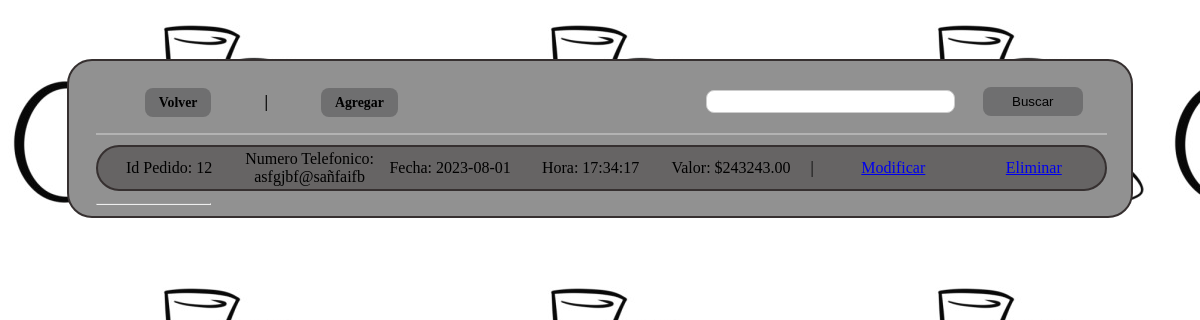
The page /proyect/chefcitov6/vistas/pedidos/pedido.php on the database its author committed.
### tables this page shows
CREATE TABLE `pedidos` (
  `idPedidos` int(5) NOT NULL,
  `emailUsuario` varchar(45) NOT NULL,
  `fechaPedido` date NOT NULL,
  `horaPedido` time NOT NULL,
  `valorPedido` float(10,2) NOT NULL
);

### proyect/chefcitov6/vistas/pedidos/pedido.php (the view, shortened to what this page needs)
<?php
 include_once('../../conex/conexion.php');
?>
 <!DOCTYPE html>
 <html lang="en">
 <head>
     <link rel="stylesheet" href="../../styles/style.css">
 </head>
    <body background="../../resources/chefcito.jpg" >
        <div class="ped">
            <table  width=98%>
                <tr>
                    <form method="post">
                        <th align="left" style="width:10%;padding-left:50px; padding-top: 2%;"><a href="../admin.php" class="vamo">Volver</a></th>
                        <th align="center" style="width:5%;padding-left:50px; padding-top: 2%;">|</th>
                        <th align="left" style="width:10%;padding-left:50px; padding-top: 2%;"><a href="agrped.php" class="vamo">Agregar</a></th>
                        <th></th>
                        <th align="right" style="width:25%; padding-top: 2%;"><input type="text" name="txtbuscar"></th>
                        <th style="width:15%;padding-top: 2%;"><input type="submit" value="Buscar" name="btnbuscar" style="width:100px"></th>
                    </form>
                </tr>
                <tr>
                    <td colspan=6>
                    <hr color=b3b3b3>
                    <?php
                    if(isset($_POST['btnbuscar']))
                        {
                            $buscar =  $_POST['txtbuscar'];
                            $queryMostrar=mysqli_query($conn, "SELECT idPedidos, emailUsuario, fechaPedido, horaPedido, valorPedido FROM pedidos WHERE idPedidos LIKE '".$buscar."'");
                        }
                    else
                        {
                            $queryMostrar = mysqli_query($conn, "SELECT idPedidos, emailUsuario, fechaPedido, horaPedido, valorPedido FROM pedidos ORDER BY idPedidos ASC");
                        }
                    while($mostrar = mysqli_fetch_array($queryMostrar))
                        {
                            $idpedido    = $mostrar['idPedidos'];
                            $numTelefono = $mostrar['emailUsuario'];
                            $datePedido  = $mostrar['fechaPedido'];
                            $hourPedido  = $mostrar['horaPedido'];
                            $valuePedido = $mostrar['valorPedido'];
                        echo "<table class='ped2' > <tr>";
                        echo "<td width=14%>Id Pedido: ".$idpedido;
                        echo "</td><td width=14%>Numero Telefonico: ".$numTelefono;
                        echo "</td><td width=14%>Fecha: ".$datePedido;
                        echo "</td><td width=14%>Hora: ".$hourPedido;
                        echo "</td><td width=14%>Valor: $".$valuePedido;
                        echo "</td><td width=2%>|</td><td width=14%><a href=\"modped.php?idPedido=$idpedido\" class='af'>Modificar</a>";
                        echo "</td><td width=14%><a href =\"elimped.php?idPedido=$idpedido\"onClick=\"return confirm('¿Estas seguro de eliminar a $idpedido?')\" class='af'>Eliminar</a></td>";
                        echo "</tr></table> ";
                        }
                    ?>
                    </td>
                </tr>
                <tr><td><hr style="color:transparent;"></td></tr>
            </table>
        </div>
    </body>
 </html>

### proyect/chefcitov6/styles/style.css (style rules this page uses)
input[type=text], select { width: 100%; padding: 3px 8px; margin: 6px 0; display: inline-block; border: 1px solid #ccc; border-radius: 8px; box-sizing: border-box; }
input[type=submit] { width: 45%; background-color: #6f6f70; color: rgb(0, 0, 0); padding: 7px 14px; margin: 4px 0; border: none; border-radius: 8px; cursor: pointer; }
th { border-radius: 10px; }
.ped { text-align: center; border-radius: 25px; border: 2px solid #363030; background-color: #919191; bottom: 50px; margin-top: 5%; padding-left: 2%; }
.ped { margin-top: 5%; margin-left: 5%; margin-right: 5%; }
.ped2 { width:100%; border-radius: 25px; border: 2px solid #363030; background-color: #666464; bottom: 50px; margin-top: 1%; }
.vamo { font-family: "comic sans ms"; font-size: 13.8px; text-decoration: none; width: 45%; background-color: #6f6f70; color: rgb(0, 0, 0); padding: 7px 14px; margin: 4px 0; border: none; border-radius: 8px; cursor: pointer; }

### rows shown on the page
pedidos: idPedidos "12", emailUsuario "asfgjbf@sañfaifb", fechaPedido "2023-08-01", horaPedido "17:34:17", valorPedido "243243.00"
